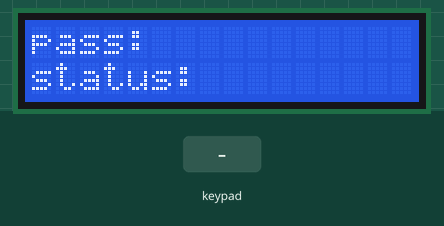
A sketch run on a simulated Arduino Uno, built with avr-gcc and run on an emulated ATmega328P. On the bench: 16×2 character LCD. The inputs (shaded band) are chosen by the test bench. What the sketch prints to the serial monitor is not drawn.

Above: at 1.2 s.
1.3 s: keypad keys 7 2 3 5 # pressed 0.4 s apart
At 4.1 s:
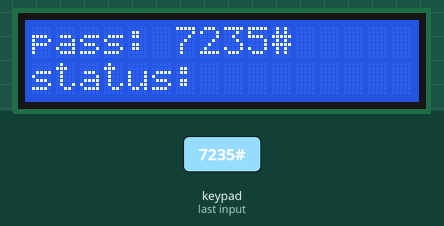
4.8 s: key '*' pressed
At 5.6 s:
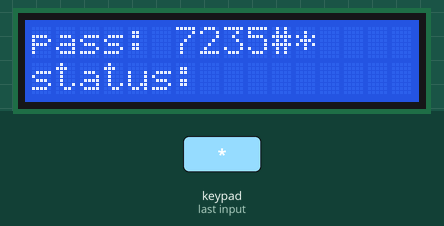
6.3 s: keypad keys 6 8 4 * pressed 0.4 s apart
At 8.5 s:
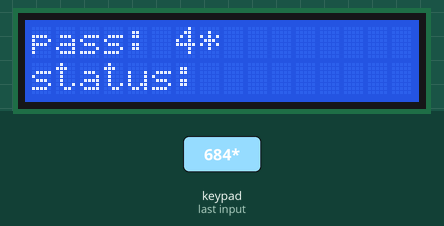
9.4 s: key '#' pressed
At 10.1 s:
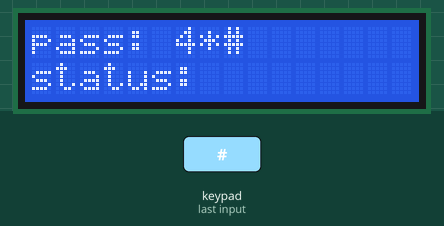
10.9 s: keypad keys 6 8 4 # pressed 0.4 s apart
At 13.5 s:
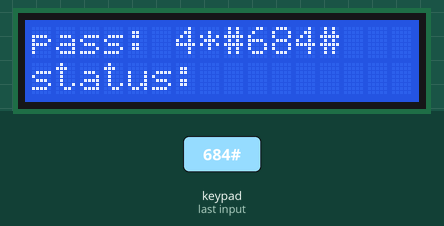
14.0 s: key '1' pressed
At 14.8 s:
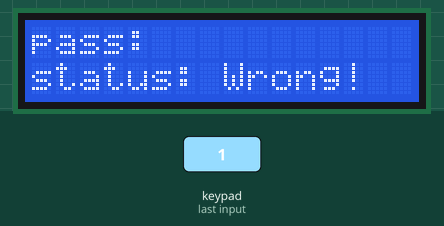
Timing chart, 0 to 17.0 s (numbered marks = the images above; inputs shaded):
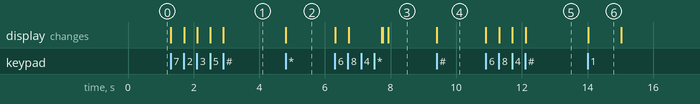

Measured:
- after the input at 1.3 s, the display: first changes at once (image 1 shows a later state)
- after the input at 4.8 s, the display: changes at once (image 2)
- after the input at 6.3 s, the display: first changes at once (image 3 shows a later state)
- after the input at 9.4 s, the display: changes at once (image 4)
- after the input at 10.9 s, the display: first changes at once (image 5 shows a later state)
- after the input at 14.0 s, the display: changes at once (image 6)
- what the display in image 6 shows lasts 1.0 s, from 14.0 s to 15.0 s

The sketch:

keypad.ino
```cpp
#include <LiquidCrystal_I2C.h>

#include <Keypad.h>

#include<stdio.h>

const byte ROWS = 4; //4 hàng
const byte COLS = 3; //3 cột

String arr[8] = {};
String password[8] = {"1", "2", "3", "4", "5", "6", "7", "8"};

int place = 0;
int input = 6;

bool value = true;

char keys[ROWS][COLS] = {
  {'1','2','3'},
  {'4','5','6'},
  {'7','8','9'},
  {'*','0','#'}
};

LiquidCrystal_I2C lcd(0x27,16,2);  // Khai báo địa chỉ của LCD gồm 16 cột, 2 dòng

byte rowPins[ROWS] = {7, 2, 3, 5}; //nối hàng của keypad
byte colPins[COLS] = {6, 8, 4};    //nối cột keypad

Keypad keypad = Keypad( makeKeymap(keys), rowPins, colPins, ROWS, COLS );

void setup(){
  lcd.init();// Khởi động màn hình lCD
  lcd.backlight();// Bật đèn nền LCD
  lcd.setCursor(0,0); //Đưa con trỏ vị trí tới hàng 1 cột 1, nếu là (1,0) thì
  lcd.print("pass: ");
  lcd.setCursor(0,1);
  lcd.print("status: ");
  Serial.begin(9600); //khởi tạo serial
}

void loop(){
    //Kiểm tra nút được nhấn
    char key = keypad.getKey();

    //in nút ra màn hình
    if (key != NO_KEY){
      lcd.setCursor(input,0);
      lcd.print(key);
      Serial.println(key);
      arr[place] = key;
      place++;
      input++;
    }

    if(place == 8)
    {
      for(int i = 0;i<8;i++)
      {
        if(arr[i] != password[i])
        {
          value = false;
          break;
        }
      }
      if(value == true)
      {
        lcd.setCursor(0,1);
        lcd.print("    Welcome!    ");
      }
      else
      {
        place = 0;
        value = true;
        lcd.setCursor(8,1);
        lcd.print("Wrong!");
        input = 6;
        lcd.setCursor(input,0);
        lcd.print("        ");
        delay(1000);
        lcd.setCursor(8,1);
        lcd.print("      ");
      }
    }
}
```
